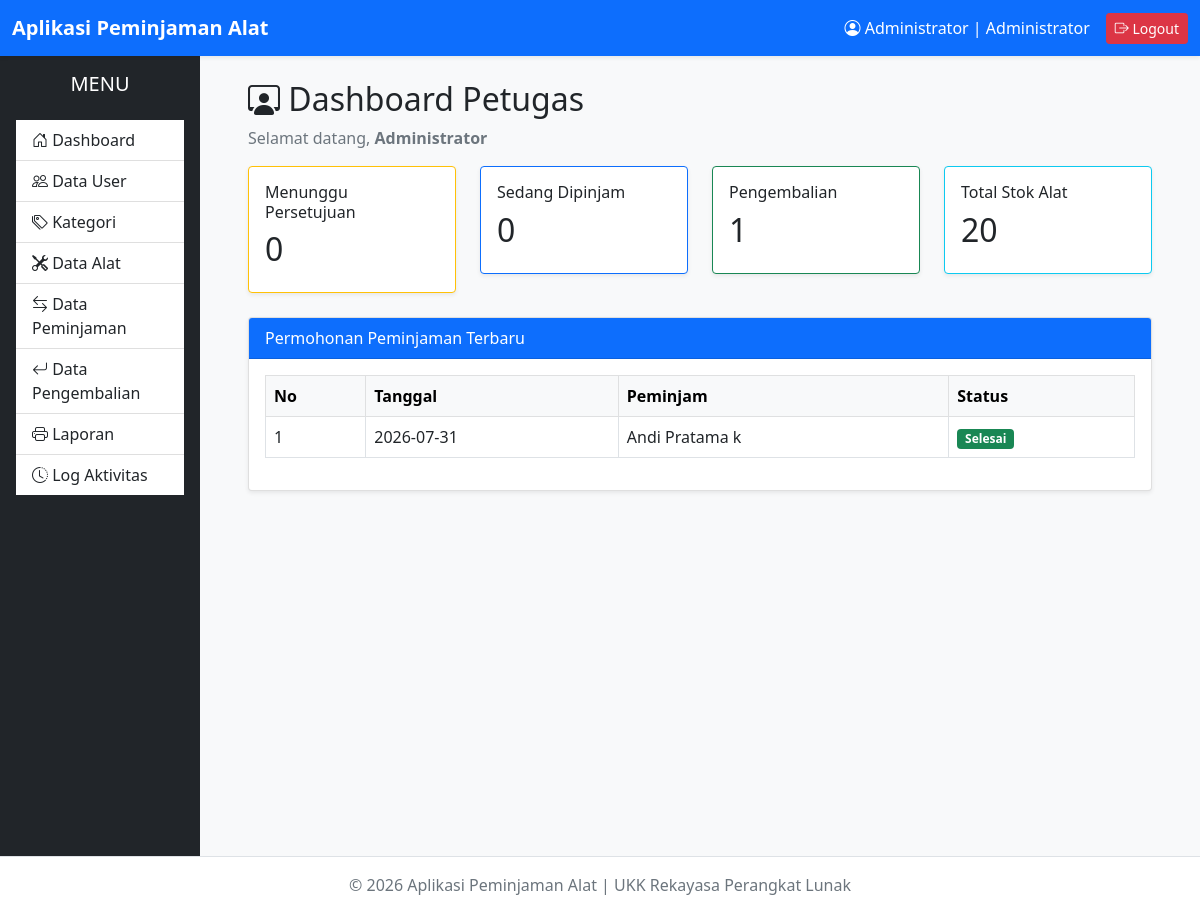
Before: /petugas/dashboard.php (signed in) with the older database file.
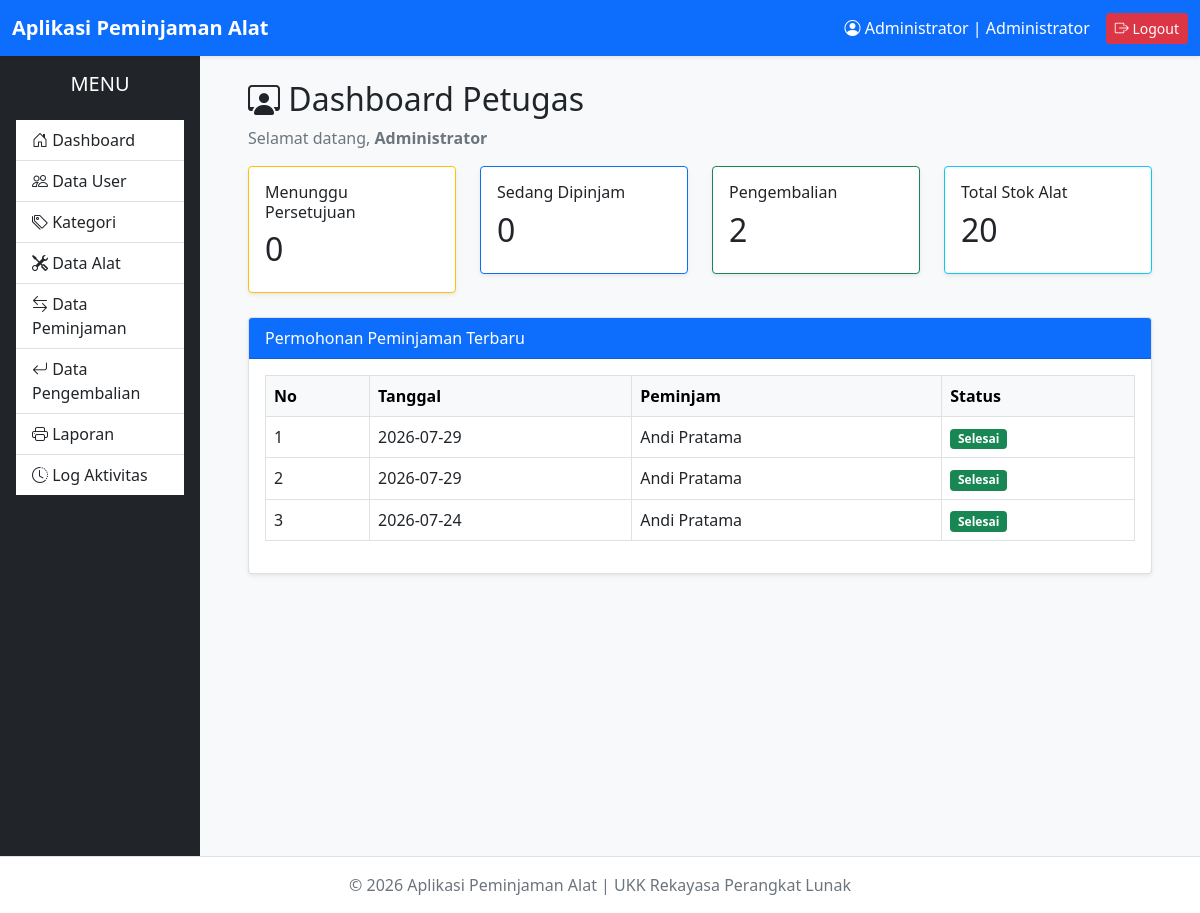
After: the same page with the newer database file.
### tables this page shows
CREATE TABLE `peminjaman` (
  `id_peminjaman` int(11) NOT NULL,
  `id_user` int(11) NOT NULL,
  `tanggal_pinjam` date NOT NULL,
  `tanggal_kembali` date NOT NULL,
  `status` enum('Menunggu','Disetujui','Ditolak','Dipinjam','Selesai') DEFAULT 'Menunggu',
  `created_at` timestamp NOT NULL DEFAULT current_timestamp(),
  `updated_at` timestamp NOT NULL DEFAULT current_timestamp() ON UPDATE current_timestamp()
);

CREATE TABLE `users` (
  `id_user` int(11) NOT NULL,
  `nama_lengkap` varchar(100) NOT NULL,
  `username` varchar(50) NOT NULL,
  `password` varchar(255) NOT NULL,
  `level` enum('Administrator','Petugas','Peminjam') NOT NULL,
  `status` enum('Aktif','Tidak Aktif') DEFAULT 'Aktif',
  `created_at` timestamp NOT NULL DEFAULT current_timestamp(),
  `updated_at` timestamp NOT NULL DEFAULT current_timestamp() ON UPDATE current_timestamp()
);

### petugas/dashboard.php (the view, shortened to what this page needs)
<?php
require_once '../config/database.php';
require_once '../layouts/header.php';
require_once '../layouts/navbar.php';
require_once '../layouts/sidebar.php';
$query = $conn->query("
    SELECT COUNT(*) AS total
    FROM peminjaman
    WHERE status='Menunggu'
");
$totalMenunggu = $query->fetch_assoc()['total'];
$query = $conn->query("
    SELECT COUNT(*) AS total
    FROM peminjaman
    WHERE status='Dipinjam'
");
$totalDipinjam = $query->fetch_assoc()['total'];
$query = $conn->query("
    SELECT COUNT(*) AS total
    FROM pengembalian
");
$totalPengembalian = $query->fetch_assoc()['total'];
$query = $conn->query("
    SELECT SUM(stok) AS total
    FROM alat
");
$dataAlat = $query->fetch_assoc();
$totalAlat = $dataAlat['total'] ?? 0;
?>
<div class="container-fluid">
    <h2 class="mb-2">
        <i class="bi bi-person-workspace"></i>
        Dashboard Petugas
    </h2>
    <p class="text-muted">
        Selamat datang,
        <strong><?= $_SESSION['nama_lengkap'] ?></strong>
    </p>
    <div class="row">
        <div class="col-lg-3 col-md-6 mb-4">
            <div class="card border-warning shadow-sm">
                <div class="card-body">
                    <h6>Menunggu Persetujuan</h6>
                    <h2><?= $totalMenunggu ?></h2>
                </div>
            </div>
        </div>
        <div class="col-lg-3 col-md-6 mb-4">
            <div class="card border-primary shadow-sm">
                <div class="card-body">
                    <h6>Sedang Dipinjam</h6>
                    <h2><?= $totalDipinjam ?></h2>
                </div>
            </div>
        </div>
        <div class="col-lg-3 col-md-6 mb-4">
            <div class="card border-success shadow-sm">
                <div class="card-body">
                    <h6>Pengembalian</h6>
                    <h2><?= $totalPengembalian ?></h2>
                </div>
            </div>
        </div>
        <div class="col-lg-3 col-md-6 mb-4">
            <div class="card border-info shadow-sm">
                <div class="card-body">
                    <h6>Total Stok Alat</h6>
                    <h2><?= $totalAlat ?></h2>
                </div>
            </div>
        </div>
    </div>
    <div class="card shadow-sm">
        <div class="card-header bg-primary text-white">
            Permohonan Peminjaman Terbaru
        </div>
        <div class="card-body table-responsive">
            <table class="table table-bordered table-hover">
                <thead class="table-light">
                    <tr>
                        <th>No</th>
                        <th>Tanggal</th>
                        <th>Peminjam</th>
                        <th>Status</th>
                    </tr>
                </thead>
                <tbody>
                    <?php
                $sql = "
                    SELECT
                        p.*,
                        u.nama_lengkap
                    FROM peminjaman p
                    JOIN users u
                        ON p.id_user=u.id_user
                    ORDER BY p.id_peminjaman DESC
                    LIMIT 5
                ";
                $result = $conn->query($sql);
                $no = 1;
                if($result->num_rows > 0):
                    while($row = $result->fetch_assoc()):
                ?>
                    <tr>
                        <td><?= $no++ ?></td>
                        <td><?= $row['tanggal_pinjam'] ?></td>
                        <td><?= $row['nama_lengkap'] ?></td>
                        <td>
                            <?php
                            switch ($row['status']) {
                                case 'Selesai':
                                    echo '<span class="badge bg-success">Selesai</span>';
                                    break;
                            }
                            ?>
                        </td>
                    </tr>
                    <?php
                    endwhile;
                    endif; ?>
                </tbody>
            </table>
        </div>
    </div>
</div>
<?php
require_once '../layouts/footer.php';
?>

Changed rows visible on the page:
removed peminjaman: tanggal_pinjam "2026-07-31", id_user.nama_lengkap "Andi Pratama k", status "Selesai"
added peminjaman: tanggal_pinjam "2026-07-29", id_user.nama_lengkap "Andi Pratama", status "Selesai"
added peminjaman: tanggal_pinjam "2026-07-29", id_user.nama_lengkap "Andi Pratama", status "Selesai"
added peminjaman: tanggal_pinjam "2026-07-24", id_user.nama_lengkap "Andi Pratama", status "Selesai"
Other visible differences:
$totalPengembalian: "1" → "2"
